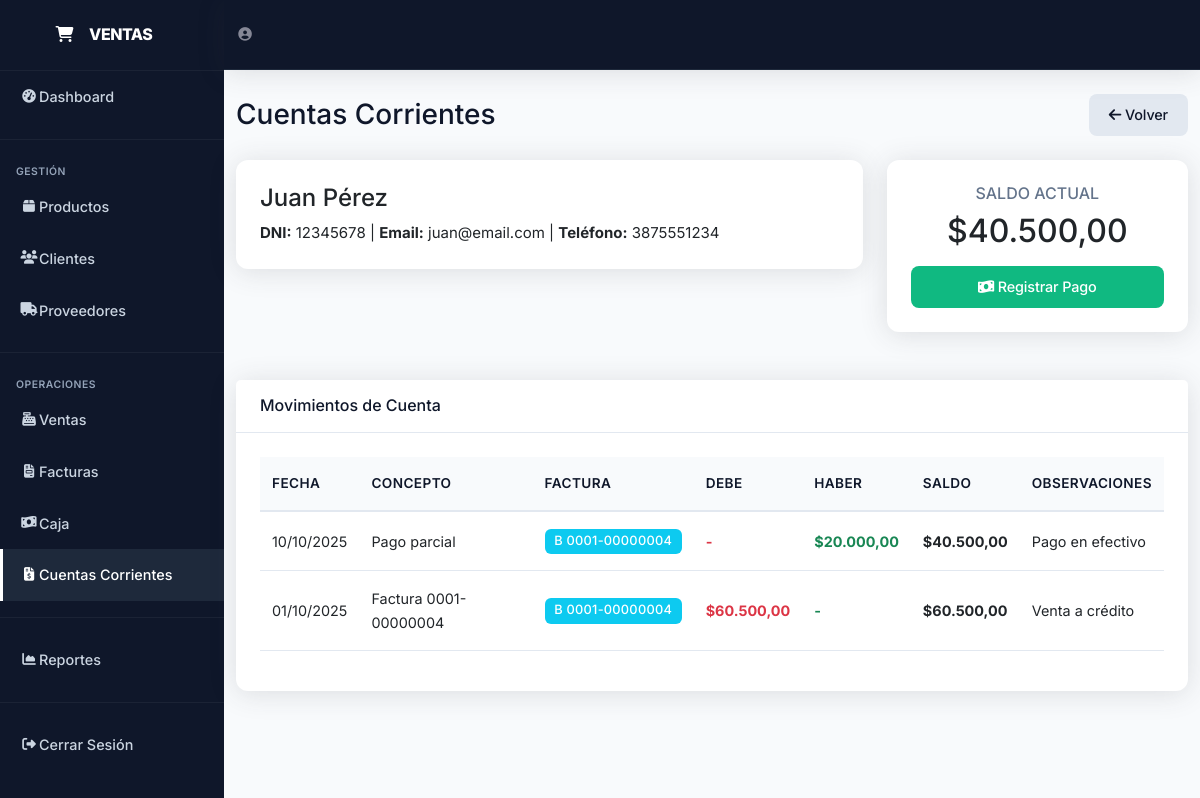
The app's page /cuentas_corrientes.php?cliente_id=1 (signed in) with its own data.
### tables this page shows
CREATE TABLE `clientes` (
  `id` int(11) NOT NULL,
  `nombre` varchar(100) NOT NULL,
  `apellido` varchar(100) NOT NULL,
  `email` varchar(100) DEFAULT NULL,
  `telefono` varchar(20) DEFAULT NULL,
  `direccion` text DEFAULT NULL,
  `dni` varchar(20) DEFAULT NULL,
  `estado` tinyint(1) DEFAULT 1,
  `fecha_creacion` timestamp NOT NULL DEFAULT current_timestamp()
);

CREATE TABLE `cuentas_corrientes` (
  `id` int(11) NOT NULL,
  `cliente_id` int(11) NOT NULL,
  `tipo_movimiento` enum('debe','haber') NOT NULL,
  `concepto` varchar(255) NOT NULL,
  `factura_id` int(11) DEFAULT NULL,
  `importe` decimal(10,2) NOT NULL,
  `saldo` decimal(10,2) NOT NULL,
  `fecha_movimiento` date NOT NULL,
  `observaciones` text DEFAULT NULL,
  `usuario_id` int(11) NOT NULL,
  `fecha_creacion` timestamp NOT NULL DEFAULT current_timestamp()
);

CREATE TABLE `facturas` (
  `id` int(11) NOT NULL,
  `numero_factura` varchar(50) NOT NULL,
(3, 1, 3, 1, 3500.00, 3500.00),
(4, 2, 4, 2, 2500.00, 5000.00),
(5, 2, 6, 1, 500.00, 500.00),
(6, 3, 8, 1, 15000.00, 15000.00),
(7, 3, 7, 1, 800.00, 800.00),
(8, 4, 9, 1, 5000.00, 5000.00),
(9, 4, 5, 1, 3000.00, 3000.00),
(10, 5, 10, 3, 250000.00, 750000.00),
(11, 6, 2, 1, 1500.00, 1500.00),
(12, 6, 2, 2, 1500.00, 3000.00),
(13, 7, 5, 2, 3000.00, 6000.00),
(14, 7, 8, 3, 15000.00, 45000.00),
(15, 7, 5, 2, 3000.00, 6000.00),
(16, 8, 1, 1, 45000.00, 45000.00),
(17, 9, 4, 2, 2500.00, 5000.00),
(18, 9, 5, 2, 3000.00, 6000.00),
(19, 9, 9, 1, 5000.00, 5000.00),
(20, 10, 8, 1, 15000.00, 15000.00),
(21, 10, 1, 3, 45000.00, 135000.00),
(22, 11, 4, 1, 2500.00, 2500.00),
(23, 11, 1, 3, 45000.00, 135000.00),
(24, 11, 9, 2, 5000.00, 10000.00),
(25, 12, 6, 3, 500.00, 1500.00),
(26, 13, 5, 3, 3000.00, 9000.00),
(27, 14, 6, 3, 500.00, 1500.00),
(28, 14, 7, 1, 800.00, 800.00),
(29, 15, 9, 2, 5000.00, 10000.00),
(30, 16, 4, 3, 2500.00, 7500.00),
(31, 16, 7, 3, 800.00, 2400.00),
(32, 16, 6, 1, 500.00, 500.00),
(33, 17, 7, 2, 800.00, 1600.00),
(34, 17, 1, 1, 45000.00, 45000.00),
(35, 17, 1, 3, 45000.00, 135000.00),
(36, 18, 9, 3, 5000.00, 15000.00),
(37, 18, 4, 1, 2500.00, 2500.00),
(38, 19, 6, 3, 500.00, 1500.00),
(39, 20, 7, 1, 800.00, 800.00),
(40, 21, 3, 1, 3500.00, 3500.00),
(41, 21, 7, 2, 800.00, 1600.00),
(42, 21, 9, 1, 5000.00, 5000.00),
(43, 22, 2, 1, 1500.00, 1500.00),
(44, 22, 4, 2, 2500.00, 5000.00),
(45, 22, 6, 3, 500.00, 1500.00),
(46, 23, 4, 2, 2500.00, 5000.00),
(47, 24, 5, 1, 3000.00, 3000.00),
(48, 24, 7, 1, 800.00, 800.00),
(49, 24, 5, 1, 3000.00, 3000.00),
(50, 25, 8, 3, 15000.00, 45000.00),
(51, 25, 3, 1, 3500.00, 3500.00),
(52, 26, 5, 2, 3000.00, 6000.00),
(53, 26, 1, 1, 45000.00, 45000.00),
(54, 27, 3, 1, 3500.00, 3500.00),
(55, 28, 5, 1, 3000.00, 3000.00),
(56, 29, 5, 2, 3000.00, 6000.00),
(57, 30, 2, 2, 1500.00, 3000.00),
(58, 30, 7, 1, 800.00, 800.00),
(59, 31, 2, 3, 1500.00, 4500.00),
(60, 32, 2, 3, 1500.00, 4500.00),
(61, 32, 1, 3, 45000.00, 135000.00),
(62, 33, 6, 3, 500.00, 1500.00),
(63, 33, 5, 3, 3000.00, 9000.00),
(64, 33, 7, 2, 800.00, 1600.00),
(65, 34, 5, 2, 3000.00, 6000.00),
(66, 34, 9, 1, 5000.00, 5000.00),
(67, 35, 1, 2, 45000.00, 90000.00),
(68, 35, 3, 3, 3500.00, 10500.00),
(69, 35, 5, 2, 3000.00, 6000.00),
(70, 36, 9, 2, 5000.00, 10000.00),
(71, 36, 2, 1, 1500.00, 1500.00),
(72, 37, 7, 2, 800.00, 1600.00),
(73, 37, 7, 2, 800.00, 1600.00),
(74, 37, 5, 3, 3000.00, 9000.00),
(75, 38, 1, 1, 45000.00, 45000.00),
(76, 38, 1, 3, 45000.00, 135000.00),
(77, 38, 5, 3, 3000.00, 9000.00),
(78, 39, 5, 2, 3000.00, 6000.00),
(79, 39, 3, 2, 3500.00, 7000.00),
(80, 39, 2, 3, 1500.00, 4500.00),
(81, 40, 8, 1, 15000.00, 15000.00),
(82, 41, 2, 3, 1500.00, 4500.00),
(83, 41, 9, 2, 5000.00, 10000.00),
(84, 42, 6, 1, 500.00, 500.00),
(85, 42, 3, 3, 3500.00, 10500.00),
(86, 43, 9, 2, 5000.00, 10000.00),
(87, 44, 1, 1, 45000.00, 45000.00),
(88, 44, 1, 2, 45000.00, 90000.00),
(89, 44, 2, 2, 1500.00, 3000.00),
(90, 45, 1, 2, 45000.00, 90000.00),
(91, 45, 7, 2, 800.00, 1600.00),
(92, 46, 5, 3, 3000.00, 9000.00),
(93, 47, 9, 2, 5000.00, 10000.00),
(94, 47, 1, 1, 45000.00, 45000.00),
(95, 47, 3, 1, 3500.00, 3500.00),
(96, 48, 7, 2, 800.00, 1600.00),
(97, 49, 5, 1, 3000.00, 3000.00),
(98, 50, 2, 2, 1500.00, 3000.00),
(99, 50, 9, 3, 5000.00, 15000.00),
(100, 50, 9, 3, 5000.00, 15000.00),
(101, 51, 3, 3, 3500.00, 10500.00),
(102, 52, 7, 2, 800.00, 1600.00);

### cuentas_corrientes.php (the view, shortened to what the rows shown need)
<?php
require_once 'config.php';
$sql_clientes = "SELECT
    c.id,
    c.nombre,
    c.apellido,
    c.dni,
    c.telefono,
    COALESCE(SUM(CASE WHEN cc.tipo_movimiento = 'debe' THEN cc.importe ELSE 0 END), 0) as total_debe,
    COALESCE(SUM(CASE WHEN cc.tipo_movimiento = 'haber' THEN cc.importe ELSE 0 END), 0) as total_haber,
    COALESCE(SUM(CASE WHEN cc.tipo_movimiento = 'debe' THEN cc.importe ELSE -cc.importe END), 0) as saldo_actual
FROM clientes c
LEFT JOIN cuentas_corrientes cc ON c.id = cc.cliente_id
WHERE c.estado = 1
GROUP BY c.id, c.nombre, c.apellido, c.dni, c.telefono
HAVING saldo_actual != 0 OR total_debe > 0 OR total_haber > 0
ORDER BY saldo_actual DESC";
$result_clientes = $conn->query($sql_clientes);
$cliente_seleccionado = null;
$movimientos_cliente = [];
$saldo_total = 0;
if (isset($_GET['cliente_id'])) {
    $cliente_id = intval($_GET['cliente_id']);
    $sql_cliente = "SELECT * FROM clientes WHERE id = ?";
    $stmt = $conn->prepare($sql_cliente);
    $stmt->bind_param("i", $cliente_id);
    $stmt->execute();
    $cliente_seleccionado = $stmt->get_result()->fetch_assoc();
    $sql_movimientos = "SELECT cc.*, f.numero_factura, f.tipo as factura_tipo
                        FROM cuentas_corrientes cc
                        LEFT JOIN facturas f ON cc.factura_id = f.id
                        WHERE cc.cliente_id = ?
                        ORDER BY cc.fecha_movimiento DESC, cc.id DESC";
    $stmt_mov = $conn->prepare($sql_movimientos);
    $stmt_mov->bind_param("i", $cliente_id);
    $stmt_mov->execute();
    $result_movimientos = $stmt_mov->get_result();
    while ($row = $result_movimientos->fetch_assoc()) {
        $movimientos_cliente[] = $row;
    }
    $sql_ultimo_saldo = "SELECT saldo FROM cuentas_corrientes
                         WHERE cliente_id = ?
                         ORDER BY fecha_movimiento DESC, id DESC
                         LIMIT 1";
    $stmt_saldo = $conn->prepare($sql_ultimo_saldo);
    $stmt_saldo->bind_param("i", $cliente_id);
    $stmt_saldo->execute();
    $result_saldo = $stmt_saldo->get_result();
    if ($result_saldo->num_rows > 0) {
        $saldo_total = $result_saldo->fetch_assoc()['saldo'];
    }
}
?>
<!DOCTYPE html>
<html lang="es">
<head>
    <link href="https://cdnjs.cloudflare.com/ajax/libs/bootstrap/5.3.0/css/bootstrap.min.css" rel="stylesheet">
    <link href="https://cdnjs.cloudflare.com/ajax/libs/font-awesome/6.4.0/css/all.min.css" rel="stylesheet">
    <link rel="stylesheet" href="style-minimal.css">
</head>
<body>
    <div id="wrapper">
        <div id="content-wrapper">
            <div class="container-fluid">
                <div class="d-sm-flex align-items-center justify-content-between mb-4">
                    <h1 class="h3 mb-0 text-gray-800">Cuentas Corrientes</h1>
                </div>
                <?php if (!$cliente_seleccionado): ?>
                    <div class="row">
                        <?php while ($cliente = $result_clientes->fetch_assoc()): ?>
                            <div class="col-xl-4 col-md-6 mb-4">
                                <div class="card cliente-card" onclick="window.location.href='cuentas_corrientes.php?cliente_id=<?php echo $cliente['id']; ?>'">
                                    <div class="card-body">
                                        <h5 class="card-title"><?php echo $cliente['nombre'] . ' ' . $cliente['apellido']; ?></h5>
                                        <p class="card-text">
                                            <small class="text-muted">DNI: <?php echo $cliente['dni']; ?></small><br>
                                            <small class="text-muted">Tel: <?php echo $cliente['telefono']; ?></small>
                                        </p>
                                        <hr>
                                        <div class="row text-center">
                                            <div class="col-4">
                                                <small class="text-muted">Debe</small><br>
                                                <strong class="text-danger"><?php echo formatear_precio($cliente['total_debe']); ?></strong>
                                            </div>
                                            <div class="col-4">
                                                <small class="text-muted">Haber</small><br>
                                                <strong class="text-success"><?php echo formatear_precio($cliente['total_haber']); ?></strong>
                                            </div>
                                            <div class="col-4">
                                                <small class="text-muted">Saldo</small><br>
                                                <strong class="<?php echo $cliente['saldo_actual'] > 0 ? 'saldo-positivo' : 'saldo-negativo'; ?>">
                                                    <?php echo formatear_precio($cliente['saldo_actual']); ?>
                                                </strong>
                                            </div>
                                        </div>
                                    </div>
                                </div>
                            </div>
                        <?php endwhile; ?>
                    </div>
                <?php else: ?>
                    <div class="row mb-4">
                        <div class="col-md-8">
                            <div class="card">
                                <div class="card-body">
                                    <h4><?php echo $cliente_seleccionado['nombre'] . ' ' . $cliente_seleccionado['apellido']; ?></h4>
                                    <p class="mb-0">
                                        <strong>DNI:</strong> <?php echo $cliente_seleccionado['dni']; ?> |
                                        <strong>Email:</strong> <?php echo $cliente_seleccionado['email']; ?> |
                                        <strong>Teléfono:</strong> <?php echo $cliente_seleccionado['telefono']; ?>
                                    </p>
                                </div>
                            </div>
                        </div>
                        <div class="col-md-4">
                            <div class="card">
                                <div class="card-body text-center">
                                    <h6 class="text-muted">SALDO ACTUAL</h6>
                                    <h2 class="<?php echo $saldo_total > 0 ? 'saldo-positivo' : 'saldo-negativo'; ?>">
                                        <?php echo formatear_precio($saldo_total); ?>
                                    </h2>
                                    <button class="btn btn-success w-100 mt-2" data-bs-toggle="modal" data-bs-target="#modalPago">
                                        <i class="fas fa-money-bill-wave"></i> Registrar Pago
                                    </button>
                                </div>
                            </div>
                        </div>
                    </div>
                    <div class="card">
                        <div class="card-header py-3">
                            <h6 class="m-0 font-weight-bold" style="color: var(--primary);">Movimientos de Cuenta</h6>
                        </div>
                        <div class="card-body">
                            <div class="table-responsive">
                                <table class="table table-hover">
                                    <thead>
                                        <tr>
                                            <th>Fecha</th>
                                            <th>Concepto</th>
                                            <th>Factura</th>
                                            <th>Debe</th>
                                            <th>Haber</th>
                                            <th>Saldo</th>
                                            <th>Observaciones</th>
                                        </tr>
                                    </thead>
                                    <tbody>
                                        <?php foreach ($movimientos_cliente as $mov): ?>
                                            <tr>
                                                <td><?php echo date('d/m/Y', strtotime($mov['fecha_movimiento'])); ?></td>
                                                <td><?php echo $mov['concepto']; ?></td>
                                                <td>
                                                    <?php if ($mov['numero_factura']): ?>
                                                        <span class="badge bg-info">
                                                            <?php echo $mov['factura_tipo'] . ' ' . $mov['numero_factura']; ?>
                                                        </span>
                                                    <?php else: ?>
                                                        -
                                                    <?php endif; ?>
                                                </td>
                                                <td class="text-danger fw-bold">
                                                    <?php echo $mov['tipo_movimiento'] === 'debe' ? formatear_precio($mov['importe']) : '-'; ?>
                                                </td>
                                                <td class="text-success fw-bold">
                                                    <?php echo $mov['tipo_movimiento'] === 'haber' ? formatear_precio($mov['importe']) : '-'; ?>
                                                </td>
                                                <td class="fw-bold <?php echo $mov['saldo'] > 0 ? 'saldo-positivo' : 'saldo-negativo'; ?>">
                                                    <?php echo formatear_precio($mov['saldo']); ?>
                                                </td>
                                                <td><?php echo $mov['observaciones'] ?? '-'; ?></td>
                                            </tr>
                                        <?php endforeach; ?>
                                    </tbody>
                                </table>
                            </div>
                        </div>
                    </div>
                <?php endif; ?>
            </div>
        </div>
    </div>
</body>
</html>

### records on screen
clientes: nombre "Juan", apellido "Pérez", dni "12345678", email "juan@email.com", telefono "3875551234"
cuentas_corrientes: saldo "$40.500,00", fecha_movimiento "10/10/2025", concepto "Pago parcial", factura.tipo "B", factura.numero_factura "0001-00000004", importe "$20.000,00", observaciones "Pago en efectivo"
cuentas_corrientes: fecha_movimiento "01/10/2025", concepto "Factura 0001-00000004", factura.tipo "B", factura.numero_factura "0001-00000004", importe "$60.500,00", saldo "$60.500,00", observaciones "Venta a crédito"
